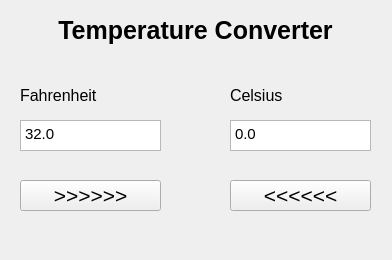
<?xml version="1.0" encoding="UTF-8"?>
<ui version="4.0">
 <class>MainWindow</class>
 <widget class="QMainWindow" name="MainWindow">
  <property name="geometry">
   <rect>
    <x>0</x>
    <y>0</y>
    <width>392</width>
    <height>260</height>
   </rect>
  </property>
  <property name="windowTitle">
   <string>Temperature</string>
  </property>
  <widget class="QWidget" name="centralwidget">
   <widget class="QLabel" name="label">
    <property name="geometry">
     <rect>
      <x>10</x>
      <y>10</y>
      <width>371</width>
      <height>41</height>
     </rect>
    </property>
    <property name="font">
     <font>
      <pointsize>19</pointsize>
      <weight>75</weight>
      <bold>true</bold>
     </font>
    </property>
    <property name="layoutDirection">
     <enum>Qt::RightToLeft</enum>
    </property>
    <property name="text">
     <string>Temperature Converter</string>
    </property>
    <property name="textFormat">
     <enum>Qt::AutoText</enum>
    </property>
    <property name="alignment">
     <set>Qt::AlignCenter</set>
    </property>
   </widget>
   <widget class="QPlainTextEdit" name="Fahrenheit">
    <property name="geometry">
     <rect>
      <x>20</x>
      <y>120</y>
      <width>141</width>
      <height>31</height>
     </rect>
    </property>
    <property name="font">
     <font>
      <pointsize>11</pointsize>
     </font>
    </property>
    <property name="plainText">
     <string>32.0</string>
    </property>
   </widget>
   <widget class="QPlainTextEdit" name="Celsius">
    <property name="geometry">
     <rect>
      <x>230</x>
      <y>120</y>
      <width>141</width>
      <height>31</height>
     </rect>
    </property>
    <property name="font">
     <font>
      <pointsize>11</pointsize>
     </font>
    </property>
    <property name="plainText">
     <string>0.0</string>
    </property>
    <property name="overwriteMode">
     <bool>false</bool>
    </property>
   </widget>
   <widget class="QLabel" name="label_2">
    <property name="geometry">
     <rect>
      <x>20</x>
      <y>80</y>
      <width>141</width>
      <height>31</height>
     </rect>
    </property>
    <property name="font">
     <font>
      <pointsize>12</pointsize>
     </font>
    </property>
    <property name="text">
     <string>Fahrenheit</string>
    </property>
   </widget>
   <widget class="QLabel" name="label_3">
    <property name="geometry">
     <rect>
      <x>230</x>
      <y>80</y>
      <width>141</width>
      <height>31</height>
     </rect>
    </property>
    <property name="font">
     <font>
      <pointsize>12</pointsize>
     </font>
    </property>
    <property name="text">
     <string>Celsius</string>
    </property>
   </widget>
   <widget class="QPushButton" name="FahConvert">
    <property name="geometry">
     <rect>
      <x>20</x>
      <y>180</y>
      <width>141</width>
      <height>31</height>
     </rect>
    </property>
    <property name="font">
     <font>
      <pointsize>16</pointsize>
     </font>
    </property>
    <property name="text">
     <string>&gt;&gt;&gt;&gt;&gt;&gt;</string>
    </property>
   </widget>
   <widget class="QPushButton" name="CelConvert">
    <property name="geometry">
     <rect>
      <x>230</x>
      <y>180</y>
      <width>141</width>
      <height>31</height>
     </rect>
    </property>
    <property name="font">
     <font>
      <pointsize>16</pointsize>
     </font>
    </property>
    <property name="text">
     <string>&lt;&lt;&lt;&lt;&lt;&lt;</string>
    </property>
   </widget>
  </widget>
 </widget>
 <resources/>
 <connections/>
</ui>
